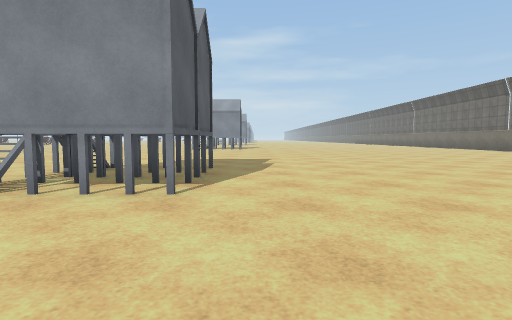
[1] (above)

18 first-person views from a walk through a 3-D level made in the Unity game engine. The camera is 1.3 m above the floor, tilts 4° down and sees 80° across. The floor is counted in squares, 2 m on a side. Each view is taken from the middle of a square. On the plan, view 1 faces up. The plan holds only what a view shows up to about 10 squares ahead; the rest is blank. The place goes on beyond the plan. Surface patterns are stand-ins for the level's own textures.

[2]
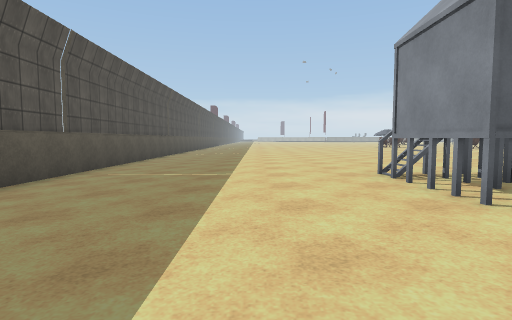

[3]
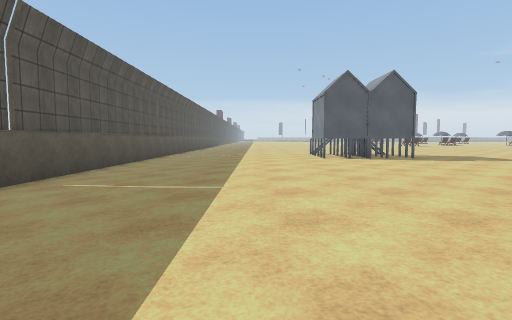

[4]
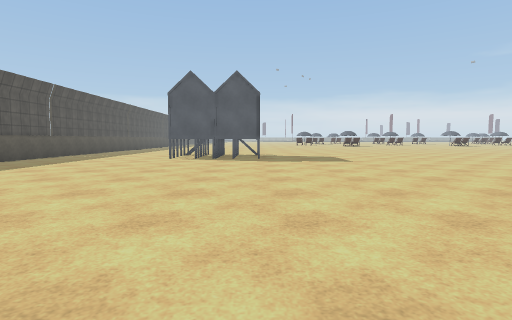

[5]
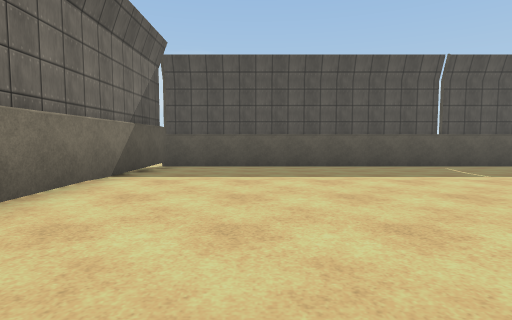

[6]
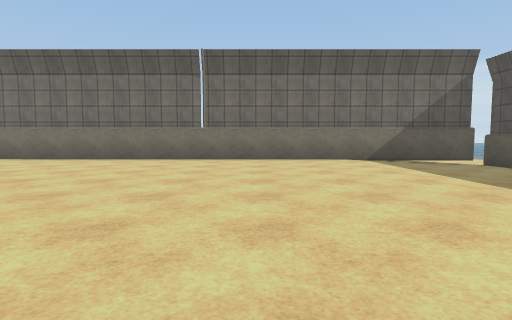

[7]
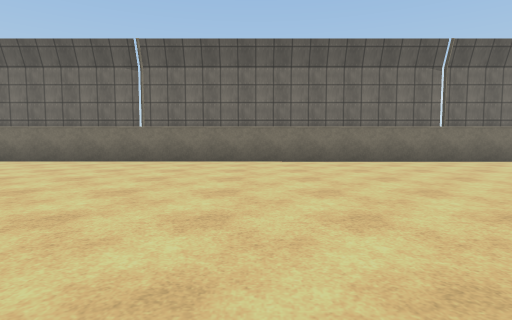

[8]
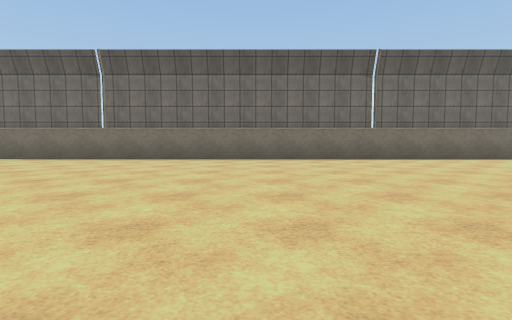

[9]
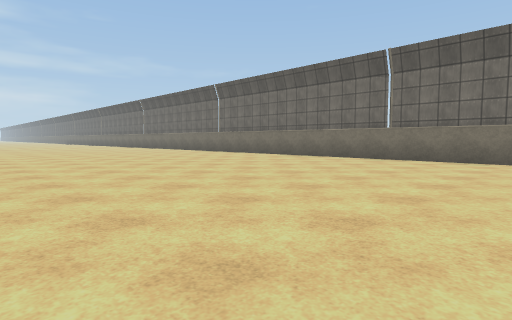

[10]
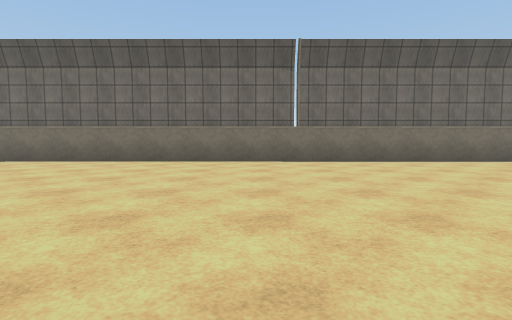

[11]
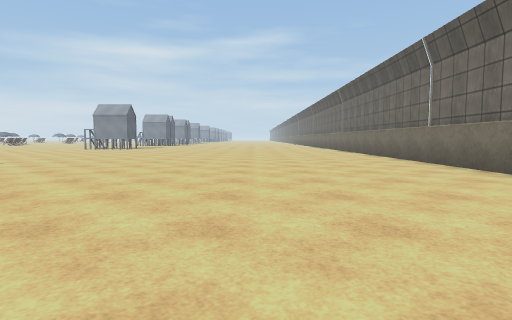

[12]
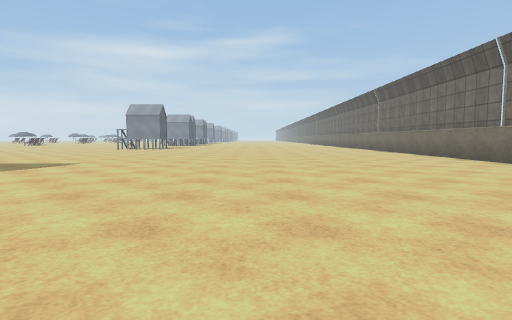

[13]
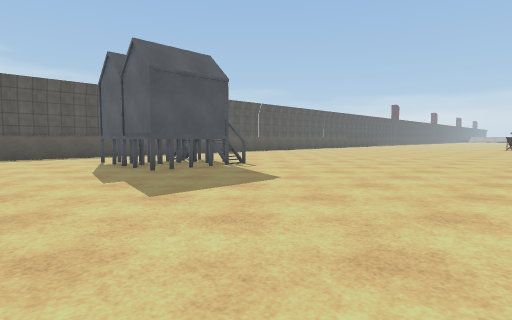

[14]
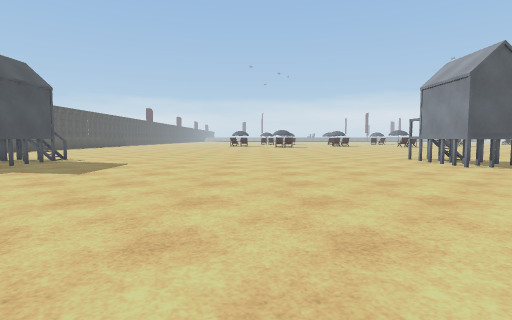

[15]
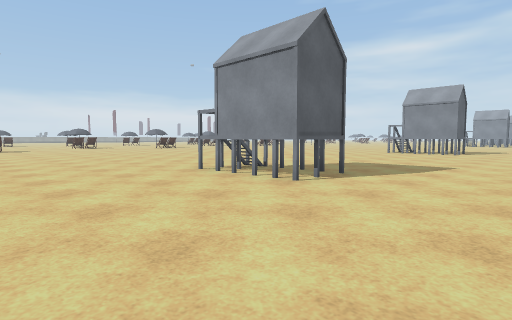

[16]
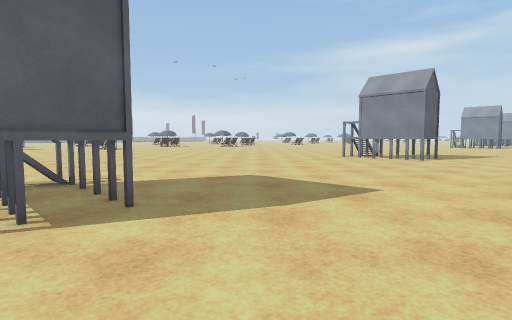

[17]
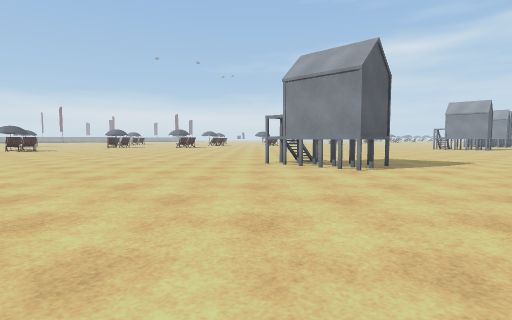

[18]
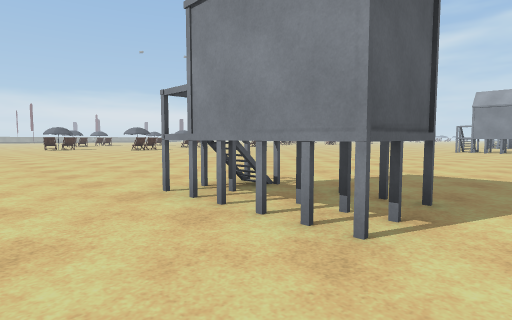

### Floor plan
Key: @ floor where view 1 was taken; # wall or solid block; . main floor; - floor 0.25 m lower than the main floor; _ floor 0.5 m lower than the main floor; / step, stairs or slope; H hut.
Columns run from 8 left of view 1 to 12 right of it. Each row starts with its distance up from view 1.
 33    .................#
 32   ..................#
 31 ....................#
 30 ....................#
 29 ....................#
 28 .....###............#
 27 .....H##............#
 26 ....................#
 25 ....................#
 24 ....................#
 23 ....................#
 22 ....................#
 21  ...................#
 20 ....................#
 19 ....................#
 18  ....###............#
 17 .....H##............#
 16 ....................#
 15 ....................#
 14 ....................#
 13     ................#
 12     ................#
 11 ....................#
 10 --------------------#
  9 --------------------#
  8 --------------------#
  7 --------------------#
  6  ----###------------#
  5 -----H##------------#
  4 -----###------------#
  3 ------##------------#
  2 --------------------#
  1 --------------------#
  0 --------@-----------#
 -1 --------------------#
 -2 ____________________#
 -3 #####################
 -4    //    ////////////

Positions as (right, up) in squares from view 1, and headings:
1: (0, 0), facing up
2: (2, 1), facing left
3: (9, 1), facing left
4: (9, 6), facing left
5: (9, 6), facing down
6: (2, 4), facing right
7: (3, 11), facing right
8: (2, 18), facing right
9: (2, 19), facing up-right
10: (3, 24), facing right
11: (7, 23), facing up
12: (5, 23), facing up
13: (2, 12), facing down-left
14: (6, 12), facing left
15: (2, 13), facing up-left
16: (2, 17), facing up-left
17: (2, 21), facing up-left
18: (0, 25), facing up-left
